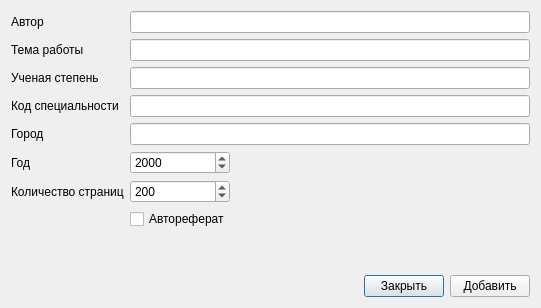
<?xml version="1.0" encoding="UTF-8"?>
<ui version="4.0">
 <class>RefDissertationDialog</class>
 <widget class="QDialog" name="RefDissertationDialog">
  <property name="geometry">
   <rect>
    <x>0</x>
    <y>0</y>
    <width>555</width>
    <height>278</height>
   </rect>
  </property>
  <property name="windowTitle">
   <string>biblref - Диссертация/Автореферат</string>
  </property>
  <property name="windowIcon">
   <iconset resource="biblref.qrc">
    <normaloff>:/icons/icons/biblref.png</normaloff>:/icons/icons/biblref.png</iconset>
  </property>
  <layout class="QVBoxLayout" name="verticalLayout">
   <property name="sizeConstraint">
    <enum>QLayout::SetFixedSize</enum>
   </property>
   <item>
    <layout class="QGridLayout" name="gridLayout">
     <item row="5" column="1">
      <layout class="QHBoxLayout" name="horizontalLayout_3">
       <item>
        <widget class="QSpinBox" name="spinBox_year">
         <property name="minimumSize">
          <size>
           <width>100</width>
           <height>0</height>
          </size>
         </property>
         <property name="maximumSize">
          <size>
           <width>100</width>
           <height>16777215</height>
          </size>
         </property>
         <property name="maximum">
          <number>3000</number>
         </property>
         <property name="value">
          <number>2000</number>
         </property>
        </widget>
       </item>
       <item>
        <spacer name="horizontalSpacer_3">
         <property name="orientation">
          <enum>Qt::Horizontal</enum>
         </property>
         <property name="sizeHint" stdset="0">
          <size>
           <width>40</width>
           <height>20</height>
          </size>
         </property>
        </spacer>
       </item>
      </layout>
     </item>
     <item row="4" column="0">
      <widget class="QLabel" name="label_5">
       <property name="text">
        <string>Город</string>
       </property>
      </widget>
     </item>
     <item row="6" column="0">
      <widget class="QLabel" name="label_7">
       <property name="text">
        <string>Количество страниц</string>
       </property>
      </widget>
     </item>
     <item row="5" column="0">
      <widget class="QLabel" name="label_6">
       <property name="text">
        <string>Год</string>
       </property>
      </widget>
     </item>
     <item row="1" column="0">
      <widget class="QLabel" name="label">
       <property name="text">
        <string>Тема работы</string>
       </property>
      </widget>
     </item>
     <item row="4" column="1">
      <widget class="QLineEdit" name="lineEdit_city">
       <property name="minimumSize">
        <size>
         <width>400</width>
         <height>0</height>
        </size>
       </property>
      </widget>
     </item>
     <item row="0" column="0">
      <widget class="QLabel" name="label_3">
       <property name="text">
        <string>Автор</string>
       </property>
      </widget>
     </item>
     <item row="0" column="1">
      <widget class="QLineEdit" name="lineEdit_author">
       <property name="minimumSize">
        <size>
         <width>400</width>
         <height>0</height>
        </size>
       </property>
       <property name="toolTip">
        <string>Разделитель инициалов - пробел.
Пример: А. А. Петров</string>
       </property>
      </widget>
     </item>
     <item row="2" column="0">
      <widget class="QLabel" name="label_2">
       <property name="text">
        <string>Ученая степень</string>
       </property>
      </widget>
     </item>
     <item row="2" column="1">
      <widget class="QLineEdit" name="lineEdit_academicdeg">
       <property name="minimumSize">
        <size>
         <width>400</width>
         <height>0</height>
        </size>
       </property>
      </widget>
     </item>
     <item row="3" column="1">
      <widget class="QLineEdit" name="lineEdit_speccode">
       <property name="minimumSize">
        <size>
         <width>400</width>
         <height>0</height>
        </size>
       </property>
      </widget>
     </item>
     <item row="3" column="0">
      <widget class="QLabel" name="label_4">
       <property name="text">
        <string>Код специальности</string>
       </property>
      </widget>
     </item>
     <item row="1" column="1">
      <widget class="QLineEdit" name="lineEdit_title">
       <property name="minimumSize">
        <size>
         <width>400</width>
         <height>0</height>
        </size>
       </property>
      </widget>
     </item>
     <item row="6" column="1">
      <layout class="QHBoxLayout" name="horizontalLayout_5">
       <item>
        <widget class="QSpinBox" name="spinBox_pages">
         <property name="minimumSize">
          <size>
           <width>100</width>
           <height>0</height>
          </size>
         </property>
         <property name="maximumSize">
          <size>
           <width>100</width>
           <height>16777215</height>
          </size>
         </property>
         <property name="minimum">
          <number>1</number>
         </property>
         <property name="maximum">
          <number>1000000</number>
         </property>
         <property name="value">
          <number>200</number>
         </property>
        </widget>
       </item>
       <item>
        <spacer name="horizontalSpacer_5">
         <property name="orientation">
          <enum>Qt::Horizontal</enum>
         </property>
         <property name="sizeHint" stdset="0">
          <size>
           <width>40</width>
           <height>20</height>
          </size>
         </property>
        </spacer>
       </item>
      </layout>
     </item>
     <item row="7" column="1">
      <widget class="QCheckBox" name="checkBox_authabstract">
       <property name="text">
        <string>Автореферат</string>
       </property>
      </widget>
     </item>
    </layout>
   </item>
   <item>
    <spacer name="verticalSpacer">
     <property name="orientation">
      <enum>Qt::Vertical</enum>
     </property>
     <property name="sizeHint" stdset="0">
      <size>
       <width>20</width>
       <height>40</height>
      </size>
     </property>
    </spacer>
   </item>
   <item>
    <layout class="QHBoxLayout" name="horizontalLayout">
     <item>
      <spacer name="horizontalSpacer">
       <property name="orientation">
        <enum>Qt::Horizontal</enum>
       </property>
       <property name="sizeHint" stdset="0">
        <size>
         <width>40</width>
         <height>20</height>
        </size>
       </property>
      </spacer>
     </item>
     <item>
      <widget class="QPushButton" name="pushButton_close">
       <property name="text">
        <string>Закрыть</string>
       </property>
      </widget>
     </item>
     <item>
      <widget class="QPushButton" name="pushButton_add">
       <property name="text">
        <string>Добавить</string>
       </property>
      </widget>
     </item>
    </layout>
   </item>
  </layout>
 </widget>
 <tabstops>
  <tabstop>lineEdit_author</tabstop>
  <tabstop>lineEdit_title</tabstop>
  <tabstop>lineEdit_academicdeg</tabstop>
  <tabstop>lineEdit_speccode</tabstop>
  <tabstop>lineEdit_city</tabstop>
  <tabstop>spinBox_year</tabstop>
  <tabstop>spinBox_pages</tabstop>
  <tabstop>checkBox_authabstract</tabstop>
  <tabstop>pushButton_add</tabstop>
  <tabstop>pushButton_close</tabstop>
 </tabstops>
 <resources>
  <include location="biblref.qrc"/>
 </resources>
 <connections>
  <connection>
   <sender>pushButton_close</sender>
   <signal>clicked()</signal>
   <receiver>RefDissertationDialog</receiver>
   <slot>hide()</slot>
   <hints>
    <hint type="sourcelabel">
     <x>476</x>
     <y>463</y>
    </hint>
    <hint type="destinationlabel">
     <x>363</x>
     <y>254</y>
    </hint>
   </hints>
  </connection>
 </connections>
</ui>
